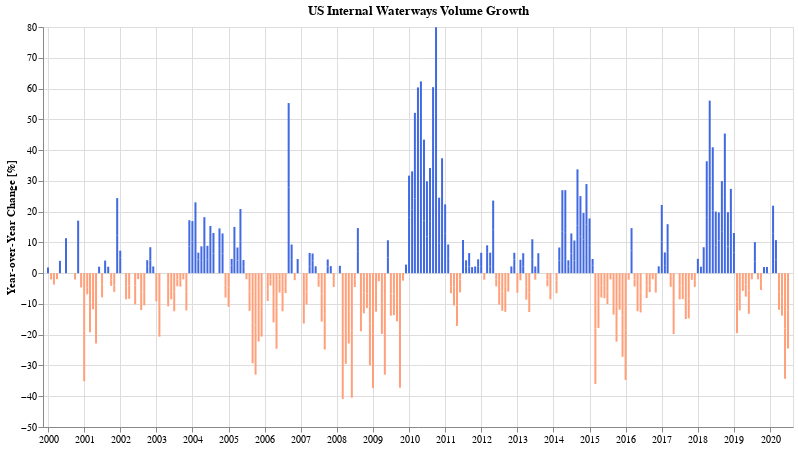

Write notebook code for a chart like this one.
### Code cell
df_wwf['change'] = df_wwf.set_index('dt')['megaShortTons'].apply(int).pct_change(12).apply(lambda v: v * 100).values

alt.Chart(df_wwf).mark_bar(size=2).encode(
    alt.X('dt:T', axis=alt.Axis(title='')),
    alt.Y('change:Q', axis=alt.Axis(title='Year-over-Year Change [%]')),
    tooltip=[alt.Tooltip('dt:T', title='Date'), alt.Tooltip('change:Q', title='% Change', format=',.01f')],
    color=alt.condition(f"datum.change < 0",
        alt.value('lightsalmon'),
        alt.value('royalblue')
    ),
).properties(
    title='US Internal Waterways Volume Growth',
    width=750,
    height=400
)

### Figure 1 — Vega-Lite specification as saved in the notebook (floating-point values rounded to 4 significant figures; data arrays with more than 128 entries replaced by an {"elided": "..."} marker saying what was removed)
{"config": {"view": {"continuousWidth": 400, "continuousHeight": 300}}, "data": {"name": "data-52f02c50d4313dcb31d66f952c98574a"}, "mark": {"type": "bar", "size": 2}, "encoding": {"color": {"condition": {"value": "lightsalmon", "test": "datum.change < 0"}, "value": "royalblue"}, "tooltip": [{"type": "temporal", "field": "dt", "title": "Date"}, {"type": "quantitative", "field": "change", "format": ",.01f", "title": "% Change"}], "x": {"type": "temporal", "axis": {"title": ""}, "field": "dt"}, "y": {"type": "quantitative", "axis": {"title": "Year-over-Year Change [%]"}, "field": "change"}}, "height": 400, "title": "US Internal Waterways Volume Growth", "width": 750, "$schema": "https://vega.github.io/schema/vega-lite/v4.0.2.json", "datasets": {"data-52f02c50d4313dcb31d66f952c98574a": {"elided": "494 records"}}}
